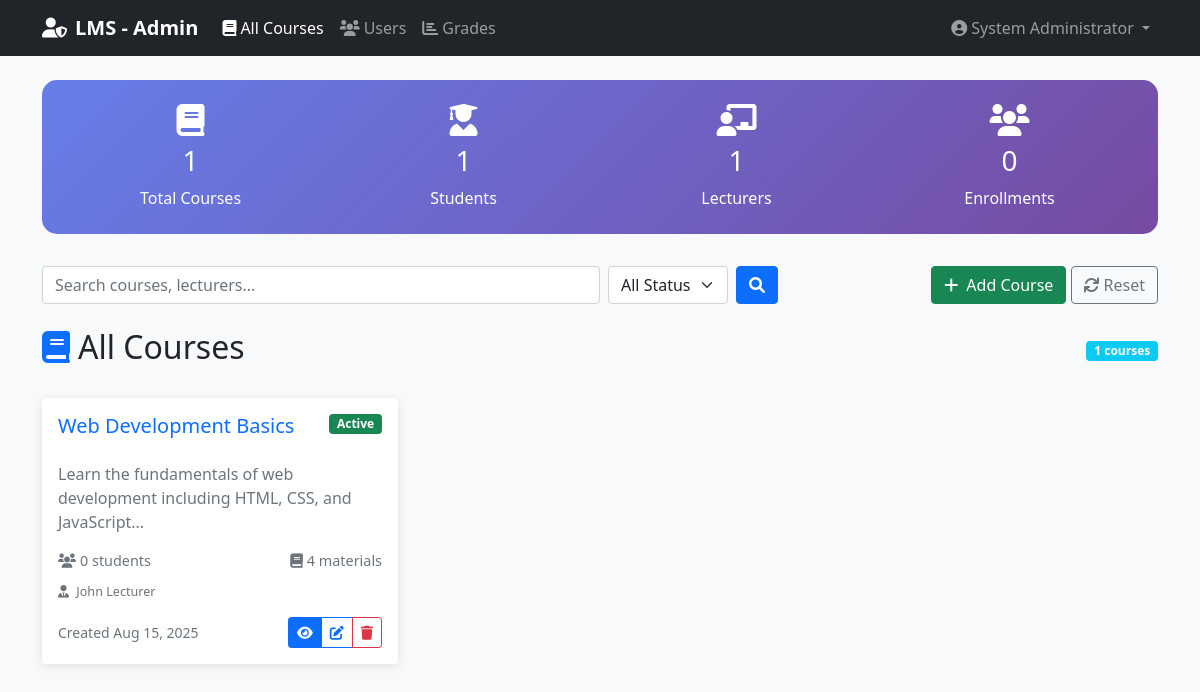
Page /admin/dashboard.php (signed in) on the committed database.
### tables this page shows
CREATE TABLE users (
    id INT AUTO_INCREMENT PRIMARY KEY,
    username VARCHAR(50) UNIQUE NOT NULL,
    email VARCHAR(100) UNIQUE NOT NULL,
    password VARCHAR(255) NOT NULL,
    full_name VARCHAR(100) NOT NULL,
    role ENUM('student', 'lecturer', 'admin') NOT NULL,
    avatar VARCHAR(255) DEFAULT 'default-avatar.png',
    created_at TIMESTAMP DEFAULT CURRENT_TIMESTAMP,
    updated_at TIMESTAMP DEFAULT CURRENT_TIMESTAMP ON UPDATE CURRENT_TIMESTAMP
);

CREATE TABLE courses (
    id INT AUTO_INCREMENT PRIMARY KEY,
    title VARCHAR(200) NOT NULL,
    description TEXT NOT NULL,
    lecturer_id INT NOT NULL,
    thumbnail VARCHAR(255) DEFAULT 'default-course.jpg',
    status ENUM('active', 'inactive') DEFAULT 'active',
    created_at TIMESTAMP DEFAULT CURRENT_TIMESTAMP,
    updated_at TIMESTAMP DEFAULT CURRENT_TIMESTAMP ON UPDATE CURRENT_TIMESTAMP,
    FOREIGN KEY (lecturer_id) REFERENCES users(id) ON DELETE CASCADE
);

### config/config.php (called while the page is built, shortened)
<?php
try {
    $pdo = new PDO("mysql:host=" . DB_HOST . ";dbname=" . DB_NAME, DB_USERNAME, DB_PASSWORD);
    $pdo->setAttribute(PDO::ATTR_ERRMODE, PDO::ERRMODE_EXCEPTION);
    $pdo->setAttribute(PDO::ATTR_DEFAULT_FETCH_MODE, PDO::FETCH_ASSOC);
} catch(PDOException $e) {
    die("Connection failed: " . $e->getMessage());
}
function isLoggedIn() {
    return isset($_SESSION['user_id']);
}
function getCurrentUser() {
    global $pdo;
    $stmt = $pdo->prepare("SELECT * FROM users WHERE id = ?");
    $stmt->execute([$_SESSION['user_id']]);
    return $stmt->fetch();
}
function formatDate($date) {
    return date('M d, Y', strtotime($date));
}
?>

### admin/dashboard.php (the view, shortened to what this page needs)
<?php
require_once '../config/config.php';
$user = getCurrentUser();
$stmt = $pdo->prepare("
    SELECT c.*, u.full_name as lecturer_name,
           (SELECT COUNT(*) FROM enrollments WHERE course_id = c.id) as student_count,
           (SELECT COUNT(*) FROM materials WHERE course_id = c.id) as material_count
    FROM courses c
    JOIN users u ON c.lecturer_id = u.id
    ORDER BY c.created_at DESC
");
$stmt->execute();
$courses = $stmt->fetchAll();
$search = isset($_GET['search']) ? trim($_GET['search']) : '';
$filter = isset($_GET['filter']) ? $_GET['filter'] : 'all';
$stats = [];
$stmt = $pdo->query("SELECT COUNT(*) as total FROM courses");
$stats['total_courses'] = $stmt->fetch()['total'];
$stmt = $pdo->query("SELECT COUNT(*) as total FROM users WHERE role = 'student'");
$stats['total_students'] = $stmt->fetch()['total'];
$stmt = $pdo->query("SELECT COUNT(*) as total FROM users WHERE role = 'lecturer'");
$stats['total_lecturers'] = $stmt->fetch()['total'];
$stmt = $pdo->query("SELECT COUNT(*) as total FROM enrollments");
$stats['total_enrollments'] = $stmt->fetch()['total'];
?>
<!DOCTYPE html>
<html lang="en">
<head>
    <link href="https://cdn.jsdelivr.net/npm/bootstrap@5.1.3/dist/css/bootstrap.min.css" rel="stylesheet">
    <link href="https://cdnjs.cloudflare.com/ajax/libs/font-awesome/6.0.0/css/all.min.css" rel="stylesheet">
</head>
<body class="bg-light">
    <nav class="navbar navbar-expand-lg navbar-dark bg-dark">
        <div class="container">
            <a class="navbar-brand" href="dashboard.php">
                <i class="fas fa-user-shield me-2"></i>LMS - Admin
            </a>
            <div class="collapse navbar-collapse" id="navbarNav">
                <ul class="navbar-nav me-auto">
                    <li class="nav-item">
                        <a class="nav-link active" href="dashboard.php">
                            <i class="fas fa-book me-1"></i>All Courses
                        </a>
                    </li>
                    <li class="nav-item">
                        <a class="nav-link" href="users.php">
                            <i class="fas fa-users me-1"></i>Users
                        </a>
                    </li>
                    <li class="nav-item">
                        <a class="nav-link" href="grades.php">
                            <i class="fas fa-chart-bar me-1"></i>Grades
                        </a>
                    </li>
                </ul>
                <ul class="navbar-nav">
                    <li class="nav-item dropdown">
                        <a class="nav-link dropdown-toggle" href="#" id="navbarDropdown" role="button" data-bs-toggle="dropdown">
                            <i class="fas fa-user-circle me-1"></i><?php echo htmlspecialchars($user['full_name']); ?>
                        </a>
                    </li>
                </ul>
            </div>
        </div>
    </nav>
    <div class="container mt-4">
        <div class="stats-card">
            <div class="row text-center">
                <div class="col-md-3">
                    <i class="fas fa-book fa-2x mb-2"></i>
                    <h3><?php echo $stats['total_courses']; ?></h3>
                    <p class="mb-0">Total Courses</p>
                </div>
                <div class="col-md-3">
                    <i class="fas fa-user-graduate fa-2x mb-2"></i>
                    <h3><?php echo $stats['total_students']; ?></h3>
                    <p class="mb-0">Students</p>
                </div>
                <div class="col-md-3">
                    <i class="fas fa-chalkboard-teacher fa-2x mb-2"></i>
                    <h3><?php echo $stats['total_lecturers']; ?></h3>
                    <p class="mb-0">Lecturers</p>
                </div>
                <div class="col-md-3">
                    <i class="fas fa-users fa-2x mb-2"></i>
                    <h3><?php echo $stats['total_enrollments']; ?></h3>
                    <p class="mb-0">Enrollments</p>
                </div>
            </div>
        </div>
        <div class="row mb-4">
            <div class="col-md-8">
                <form method="GET" class="d-flex">
                    <input type="text" class="form-control me-2" name="search" placeholder="Search courses, lecturers..." value="<?php echo htmlspecialchars($search); ?>">
                    <select name="filter" class="form-select me-2" style="width: auto;">
                        <option value="all" <?php echo $filter === 'all' ? 'selected' : ''; ?>>All Status</option>
                    </select>
                    <button type="submit" class="btn btn-primary">
                        <i class="fas fa-search"></i>
                    </button>
                </form>
            </div>
            <div class="col-md-4 text-end">
                <a href="create_course.php" class="btn btn-success">
                    <i class="fas fa-plus me-2"></i>Add Course
                </a>
                <a href="dashboard.php" class="btn btn-outline-secondary">
                    <i class="fas fa-refresh me-1"></i>Reset
                </a>
            </div>
        </div>
        <div class="d-flex justify-content-between align-items-center mb-4">
            <h2><i class="fas fa-book me-2 text-primary"></i>All Courses</h2>
            <span class="badge bg-info"><?php echo count($courses); ?> courses</span>
        </div>
        <?php if (empty($courses)): ?>
            <div class="text-center py-5">
                <i class="fas fa-book-open fa-3x text-muted mb-3"></i>
                <h4 class="text-muted">No Courses Found</h4>
                <p class="text-muted">
                    <?php echo $search || $filter !== 'all' ? 'No courses match your search criteria.' : 'No courses have been created yet.'; ?>
                </p>
                <?php if ($search || $filter !== 'all'): ?>
                    <a href="dashboard.php" class="btn btn-primary">View All Courses</a>
                <?php else: ?>
                    <a href="create_course.php" class="btn btn-success">
                        <i class="fas fa-plus me-2"></i>Create First Course
                    </a>
                <?php endif; ?>
            </div>
        <?php else: ?>
            <div class="row g-4">
                <?php foreach ($courses as $course): ?>
                    <div class="col-md-6 col-lg-4">
                        <div class="card course-card h-100">
                            <div class="card-body">
                                <div class="d-flex justify-content-between align-items-start mb-3">
                                    <h5 class="card-title text-primary"><?php echo htmlspecialchars($course['title']); ?></h5>
                                    <span class="badge <?php echo $course['status'] === 'active' ? 'bg-success' : 'bg-secondary'; ?>">
                                        <?php echo ucfirst($course['status']); ?>
                                    </span>
                                </div>
                                <p class="card-text text-muted"><?php echo htmlspecialchars(substr($course['description'], 0, 100)); ?>...</p>
                                <div class="course-stats mb-3">
                                    <div class="d-flex justify-content-between">
                                        <span><i class="fas fa-users me-1"></i><?php echo $course['student_count']; ?> students</span>
                                        <span><i class="fas fa-book me-1"></i><?php echo $course['material_count']; ?> materials</span>
                                    </div>
                                    <div class="mt-2">
                                        <small class="text-muted">
                                            <i class="fas fa-user-tie me-1"></i>
                                            <?php echo htmlspecialchars($course['lecturer_name']); ?>
                                        </small>
                                    </div>
                                </div>
                                <div class="d-flex justify-content-between align-items-center">
                                    <small class="text-muted">Created <?php echo formatDate($course['created_at']); ?></small>
                                    <div class="btn-group">
                                        <a href="course_details.php?id=<?php echo $course['id']; ?>" class="btn btn-primary btn-sm">
                                            <i class="fas fa-eye"></i>
                                        </a>
                                        <a href="edit_course.php?id=<?php echo $course['id']; ?>" class="btn btn-outline-primary btn-sm">
                                            <i class="fas fa-edit"></i>
                                        </a>
                                        <?php if ($course['student_count'] == 0): ?>
                                            <button class="btn btn-outline-danger btn-sm" onclick="deleteCourse(<?php echo $course['id']; ?>)">
                                                <i class="fas fa-trash"></i>
                                            </button>
                                        <?php endif; ?>
                                    </div>
                                </div>
                            </div>
                        </div>
                    </div>
                <?php endforeach; ?>
            </div>
        <?php endif; ?>
    </div>
</body>
</html>

### admin/dashboard.php (style rules this page uses)
.course-card { transition: transform 0.3s, box-shadow 0.3s; border: none; box-shadow: 0 2px 10px rgba(0,0,0,0.1); }
.stats-card { background: linear-gradient(135deg, #667eea 0%, #764ba2 100%); color: white; border-radius: 15px; padding: 1.5rem; margin-bottom: 2rem; }
.navbar-brand { font-weight: bold; }
.course-stats { font-size: 0.9rem; color: #6c757d; }

### rows in the picture
users: full_name "System Administrator"
courses: id "1", title "Web Development Basics", status "Active", description "Learn the fundamentals of web development including HTML, CSS, and JavaScript", student_count "0", material_count "4", lecturer.full_name "John Lecturer", created_at "Aug 15, 2025"

### other values in the picture
$stats['total_enrollments'] "0"
count($courses) "1"
